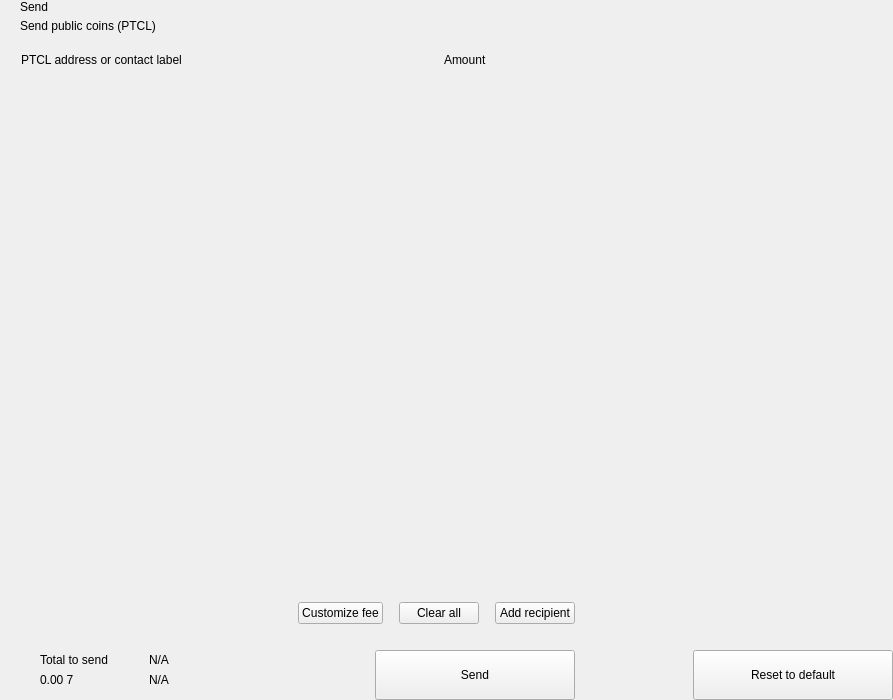
<?xml version="1.0" encoding="UTF-8"?>
<ui version="4.0">
 <class>send</class>
 <widget class="QWidget" name="send">
  <property name="geometry">
   <rect>
    <x>0</x>
    <y>0</y>
    <width>893</width>
    <height>700</height>
   </rect>
  </property>
  <property name="windowTitle">
   <string>Form</string>
  </property>
  <layout class="QHBoxLayout" name="horizontalLayout_2" stretch="2,1">
   <property name="spacing">
    <number>0</number>
   </property>
   <property name="leftMargin">
    <number>0</number>
   </property>
   <property name="topMargin">
    <number>0</number>
   </property>
   <property name="rightMargin">
    <number>0</number>
   </property>
   <property name="bottomMargin">
    <number>0</number>
   </property>
   <item>
    <widget class="QWidget" name="left" native="true">
     <layout class="QVBoxLayout" name="verticalLayout_3">
      <property name="spacing">
       <number>0</number>
      </property>
      <property name="leftMargin">
       <number>0</number>
      </property>
      <property name="topMargin">
       <number>0</number>
      </property>
      <property name="rightMargin">
       <number>0</number>
      </property>
      <property name="bottomMargin">
       <number>0</number>
      </property>
      <item>
       <layout class="QVBoxLayout" name="verticalLayout_22" stretch="0,0,0,1,0,0,0,0">
        <property name="spacing">
         <number>0</number>
        </property>
        <item>
         <layout class="QHBoxLayout" name="horizontalLayout_3">
          <property name="spacing">
           <number>0</number>
          </property>
          <property name="leftMargin">
           <number>20</number>
          </property>
          <property name="rightMargin">
           <number>20</number>
          </property>
          <item>
           <layout class="QVBoxLayout" name="verticalLayout">
            <property name="spacing">
             <number>5</number>
            </property>
            <item>
             <widget class="QLabel" name="labelTitle">
              <property name="text">
               <string>Send</string>
              </property>
              <property name="alignment">
               <set>Qt::AlignLeading|Qt::AlignLeft|Qt::AlignVCenter</set>
              </property>
             </widget>
            </item>
            <item>
             <widget class="QLabel" name="labelSubtitle1">
              <property name="text">
               <string>Send public coins (PTCL)</string>
              </property>
             </widget>
            </item>
           </layout>
          </item>
          <item>
           <spacer name="horizontalSpacer">
            <property name="orientation">
             <enum>Qt::Horizontal</enum>
            </property>
            <property name="sizeHint" stdset="0">
             <size>
              <width>40</width>
              <height>20</height>
             </size>
            </property>
           </spacer>
          </item>
         </layout>
        </item>
        <item>
         <spacer name="verticalSpacer_2">
          <property name="orientation">
           <enum>Qt::Vertical</enum>
          </property>
          <property name="sizeType">
           <enum>QSizePolicy::Fixed</enum>
          </property>
          <property name="sizeHint" stdset="0">
           <size>
            <width>20</width>
            <height>20</height>
           </size>
          </property>
         </spacer>
        </item>
        <item>
         <layout class="QHBoxLayout" name="horizontalLayout" stretch="6,0,2">
          <property name="spacing">
           <number>0</number>
          </property>
          <property name="leftMargin">
           <number>10</number>
          </property>
          <property name="topMargin">
           <number>0</number>
          </property>
          <property name="rightMargin">
           <number>20</number>
          </property>
          <property name="bottomMargin">
           <number>0</number>
          </property>
          <item>
           <widget class="QLabel" name="labelSubtitleAddress">
            <property name="styleSheet">
             <string notr="true">margin-left:8px;</string>
            </property>
            <property name="text">
             <string>PTCL address or contact label</string>
            </property>
           </widget>
          </item>
          <item>
           <spacer name="horizontalSpacer_3">
            <property name="orientation">
             <enum>Qt::Horizontal</enum>
            </property>
            <property name="sizeType">
             <enum>QSizePolicy::Fixed</enum>
            </property>
            <property name="sizeHint" stdset="0">
             <size>
              <width>40</width>
              <height>1</height>
             </size>
            </property>
           </spacer>
          </item>
          <item>
           <widget class="QLabel" name="labelSubtitleAmount">
            <property name="text">
             <string>Amount</string>
            </property>
           </widget>
          </item>
         </layout>
        </item>
        <item>
         <widget class="QScrollArea" name="scrollArea">
          <property name="minimumSize">
           <size>
            <width>0</width>
            <height>350</height>
           </size>
          </property>
          <property name="styleSheet">
           <string notr="true">#scrollArea {
            background:transparent;
            margin-top:10px;
}</string>
          </property>
          <property name="horizontalScrollBarPolicy">
           <enum>Qt::ScrollBarAlwaysOff</enum>
          </property>
          <property name="sizeAdjustPolicy">
           <enum>QAbstractScrollArea::AdjustIgnored</enum>
          </property>
          <property name="widgetResizable">
           <bool>true</bool>
          </property>
          <property name="alignment">
           <set>Qt::AlignLeading|Qt::AlignLeft|Qt::AlignTop</set>
          </property>
          <widget class="QWidget" name="scrollAreaWidgetContents">
           <property name="geometry">
            <rect>
             <x>0</x>
             <y>0</y>
             <width>591</width>
             <height>16</height>
            </rect>
           </property>
           <property name="sizePolicy">
            <sizepolicy hsizetype="Preferred" vsizetype="Maximum">
             <horstretch>0</horstretch>
             <verstretch>0</verstretch>
            </sizepolicy>
           </property>
           <property name="autoFillBackground">
            <bool>false</bool>
           </property>
           <property name="styleSheet">
            <string notr="true">#scrollAreaWidgetContents {
             background:transparent;
             }</string>
           </property>
           <layout class="QVBoxLayout" name="verticalLayout_7">
            <property name="spacing">
             <number>0</number>
            </property>
            <property name="sizeConstraint">
             <enum>QLayout::SetDefaultConstraint</enum>
            </property>
            <property name="leftMargin">
             <number>0</number>
            </property>
            <property name="topMargin">
             <number>0</number>
            </property>
            <property name="rightMargin">
             <number>0</number>
            </property>
            <property name="bottomMargin">
             <number>0</number>
            </property>
           </layout>
          </widget>
         </widget>
        </item>
        <item>
         <spacer name="verticalSpacer_4">
          <property name="orientation">
           <enum>Qt::Vertical</enum>
          </property>
          <property name="sizeType">
           <enum>QSizePolicy::Fixed</enum>
          </property>
          <property name="sizeHint" stdset="0">
           <size>
            <width>20</width>
            <height>20</height>
           </size>
          </property>
         </spacer>
        </item>
        <item>
         <layout class="QHBoxLayout" name="horizontalLayout_20">
          <property name="spacing">
           <number>6</number>
          </property>
          <property name="leftMargin">
           <number>20</number>
          </property>
          <property name="rightMargin">
           <number>20</number>
          </property>
          <item>
           <spacer name="horizontalSpacer_4">
            <property name="orientation">
             <enum>Qt::Horizontal</enum>
            </property>
            <property name="sizeHint" stdset="0">
             <size>
              <width>10</width>
              <height>20</height>
             </size>
            </property>
           </spacer>
          </item>
          <item>
           <widget class="QPushButton" name="pushButtonFee">
            <property name="focusPolicy">
             <enum>Qt::NoFocus</enum>
            </property>
            <property name="text">
             <string>Customize fee</string>
            </property>
           </widget>
          </item>
          <item>
           <spacer name="horizontalSpacer_11">
            <property name="orientation">
             <enum>Qt::Horizontal</enum>
            </property>
            <property name="sizeType">
             <enum>QSizePolicy::Minimum</enum>
            </property>
            <property name="sizeHint" stdset="0">
             <size>
              <width>10</width>
              <height>20</height>
             </size>
            </property>
           </spacer>
          </item>
          <item>
           <widget class="QPushButton" name="pushButtonClear">
            <property name="focusPolicy">
             <enum>Qt::NoFocus</enum>
            </property>
            <property name="layoutDirection">
             <enum>Qt::RightToLeft</enum>
            </property>
            <property name="text">
             <string>Clear all</string>
            </property>
           </widget>
          </item>
          <item>
           <spacer name="horizontalSpacer_6">
            <property name="orientation">
             <enum>Qt::Horizontal</enum>
            </property>
            <property name="sizeType">
             <enum>QSizePolicy::Fixed</enum>
            </property>
            <property name="sizeHint" stdset="0">
             <size>
              <width>10</width>
              <height>20</height>
             </size>
            </property>
           </spacer>
          </item>
          <item>
           <widget class="QPushButton" name="pushButtonAddRecipient">
            <property name="focusPolicy">
             <enum>Qt::NoFocus</enum>
            </property>
            <property name="text">
             <string>Add recipient</string>
            </property>
           </widget>
          </item>
         </layout>
        </item>
        <item>
         <spacer name="verticalSpacer">
          <property name="orientation">
           <enum>Qt::Vertical</enum>
          </property>
          <property name="sizeType">
           <enum>QSizePolicy::Fixed</enum>
          </property>
          <property name="sizeHint" stdset="0">
           <size>
            <width>20</width>
            <height>16</height>
           </size>
          </property>
         </spacer>
        </item>
        <item>
         <layout class="QHBoxLayout" name="horizontalLayout_7">
          <property name="rightMargin">
           <number>20</number>
          </property>
          <item>
           <layout class="QHBoxLayout" name="horizontalLayout_10">
            <property name="spacing">
             <number>0</number>
            </property>
            <property name="leftMargin">
             <number>8</number>
            </property>
            <item>
             <widget class="QStackedWidget" name="stackedWidget">
              <property name="minimumSize">
               <size>
                <width>0</width>
                <height>60</height>
               </size>
              </property>
              <property name="maximumSize">
               <size>
                <width>16777215</width>
                <height>60</height>
               </size>
              </property>
              <widget class="QWidget" name="page1">
               <layout class="QVBoxLayout" name="verticalLayout_71" stretch="0">
                <property name="spacing">
                 <number>6</number>
                </property>
                <property name="leftMargin">
                 <number>12</number>
                </property>
                <property name="topMargin">
                 <number>0</number>
                </property>
                <property name="rightMargin">
                 <number>0</number>
                </property>
                <property name="bottomMargin">
                 <number>0</number>
                </property>
                <item>
                 <widget class="QWidget" name="coinWidget" native="true">
                  <property name="minimumSize">
                   <size>
                    <width>0</width>
                    <height>60</height>
                   </size>
                  </property>
                  <property name="maximumSize">
                   <size>
                    <width>16777215</width>
                    <height>60</height>
                   </size>
                  </property>
                  <layout class="QHBoxLayout" name="horizontalLayout_9">
                   <property name="spacing">
                    <number>0</number>
                   </property>
                   <property name="leftMargin">
                    <number>20</number>
                   </property>
                   <property name="topMargin">
                    <number>10</number>
                   </property>
                   <property name="rightMargin">
                    <number>20</number>
                   </property>
                   <property name="bottomMargin">
                    <number>10</number>
                   </property>
                   <item>
                    <layout class="QVBoxLayout" name="verticalSend">
                     <property name="spacing">
                      <number>0</number>
                     </property>
                     <item>
                      <widget class="QLabel" name="labelTitleTotalSend">
                       <property name="text">
                        <string>Total to send</string>
                       </property>
                      </widget>
                     </item>
                     <item>
                      <widget class="QLabel" name="labelAmountSend">
                       <property name="text">
                        <string notr="true">0.00 7</string>
                       </property>
                      </widget>
                     </item>
                    </layout>
                   </item>
                   <item>
                    <spacer name="horizontalSpacer_9">
                     <property name="orientation">
                      <enum>Qt::Horizontal</enum>
                     </property>
                     <property name="sizeType">
                      <enum>QSizePolicy::Fixed</enum>
                     </property>
                     <property name="sizeHint" stdset="0">
                      <size>
                       <width>20</width>
                       <height>20</height>
                      </size>
                     </property>
                    </spacer>
                   </item>
                   <item>
                    <widget class="QLabel" name="labelLine">
                     <property name="minimumSize">
                      <size>
                       <width>1</width>
                       <height>0</height>
                      </size>
                     </property>
                     <property name="maximumSize">
                      <size>
                       <width>1</width>
                       <height>16777215</height>
                      </size>
                     </property>
                     <property name="text">
                      <string/>
                     </property>
                    </widget>
                   </item>
                   <item>
                    <spacer name="horizontalSpacer_10">
                     <property name="orientation">
                      <enum>Qt::Horizontal</enum>
                     </property>
                     <property name="sizeType">
                      <enum>QSizePolicy::Fixed</enum>
                     </property>
                     <property name="sizeHint" stdset="0">
                      <size>
                       <width>20</width>
                       <height>20</height>
                      </size>
                     </property>
                    </spacer>
                   </item>
                   <item>
                    <layout class="QVBoxLayout" name="verticalRemaining">
                     <property name="spacing">
                      <number>0</number>
                     </property>
                     <item>
                      <widget class="QLabel" name="labelTitleTotalRemaining">
                       <property name="text">
                        <string notr="true">N/A</string>
                       </property>
                      </widget>
                     </item>
                     <item>
                      <widget class="QLabel" name="labelAmountRemaining">
                       <property name="text">
                        <string notr="true">N/A</string>
                       </property>
                      </widget>
                     </item>
                    </layout>
                   </item>
                  </layout>
                 </widget>
                </item>
               </layout>
              </widget>
              <widget class="QWidget" name="page_2"/>
             </widget>
            </item>
           </layout>
          </item>
          <item>
           <spacer name="horizontalSpacer_5">
            <property name="orientation">
             <enum>Qt::Horizontal</enum>
            </property>
            <property name="sizeType">
             <enum>QSizePolicy::Expanding</enum>
            </property>
            <property name="sizeHint" stdset="0">
             <size>
              <width>40</width>
              <height>20</height>
             </size>
            </property>
           </spacer>
          </item>
          <item alignment="Qt::AlignBottom">
           <widget class="QPushButton" name="pushButtonSave">
            <property name="minimumSize">
             <size>
              <width>200</width>
              <height>50</height>
             </size>
            </property>
            <property name="maximumSize">
             <size>
              <width>200</width>
              <height>50</height>
             </size>
            </property>
            <property name="focusPolicy">
             <enum>Qt::NoFocus</enum>
            </property>
            <property name="text">
             <string>Send</string>
            </property>
           </widget>
          </item>
         </layout>
        </item>
       </layout>
      </item>
     </layout>
    </widget>
   </item>
   <item>
    <widget class="QWidget" name="right" native="true">
     <layout class="QVBoxLayout" name="verticalLayout_5">
      <property name="leftMargin">
       <number>0</number>
      </property>
      <property name="topMargin">
       <number>0</number>
      </property>
      <property name="rightMargin">
       <number>0</number>
      </property>
      <property name="bottomMargin">
       <number>0</number>
      </property>
      <item>
       <layout class="QVBoxLayout" name="verticalLayout_4">
        <property name="spacing">
         <number>6</number>
        </property>
        <item>
         <widget class="OptionButton" name="btnCoinControl" native="true">
          <property name="minimumSize">
           <size>
            <width>0</width>
            <height>50</height>
           </size>
          </property>
         </widget>
        </item>
        <item>
         <widget class="OptionButton" name="btnChangeAddress" native="true">
          <property name="minimumSize">
           <size>
            <width>0</width>
            <height>50</height>
           </size>
          </property>
         </widget>
        </item>
        <item>
         <widget class="OptionButton" name="btnUri" native="true">
          <property name="minimumSize">
           <size>
            <width>0</width>
            <height>50</height>
           </size>
          </property>
         </widget>
        </item>
        <item>
         <spacer name="verticalSpacer_5">
          <property name="orientation">
           <enum>Qt::Vertical</enum>
          </property>
          <property name="sizeHint" stdset="0">
           <size>
            <width>20</width>
            <height>40</height>
           </size>
          </property>
         </spacer>
        </item>
        <item>
         <layout class="QHBoxLayout" name="horizontalLayout_8">
          <item>
           <spacer name="horizontalSpacer_7">
            <property name="orientation">
             <enum>Qt::Horizontal</enum>
            </property>
            <property name="sizeHint" stdset="0">
             <size>
              <width>40</width>
              <height>20</height>
             </size>
            </property>
           </spacer>
          </item>
          <item>
           <widget class="QPushButton" name="pushButtonReset">
            <property name="minimumSize">
             <size>
              <width>200</width>
              <height>50</height>
             </size>
            </property>
            <property name="maximumSize">
             <size>
              <width>200</width>
              <height>50</height>
             </size>
            </property>
            <property name="focusPolicy">
             <enum>Qt::NoFocus</enum>
            </property>
            <property name="text">
             <string>Reset to default</string>
            </property>
           </widget>
          </item>
         </layout>
        </item>
       </layout>
      </item>
     </layout>
    </widget>
   </item>
  </layout>
 </widget>
 <customwidgets>
  <customwidget>
   <class>OptionButton</class>
   <extends>QWidget</extends>
   <header>qt/ptclcoin/optionbutton.h</header>
   <container>1</container>
  </customwidget>
 </customwidgets>
 <resources/>
 <connections/>
</ui>
